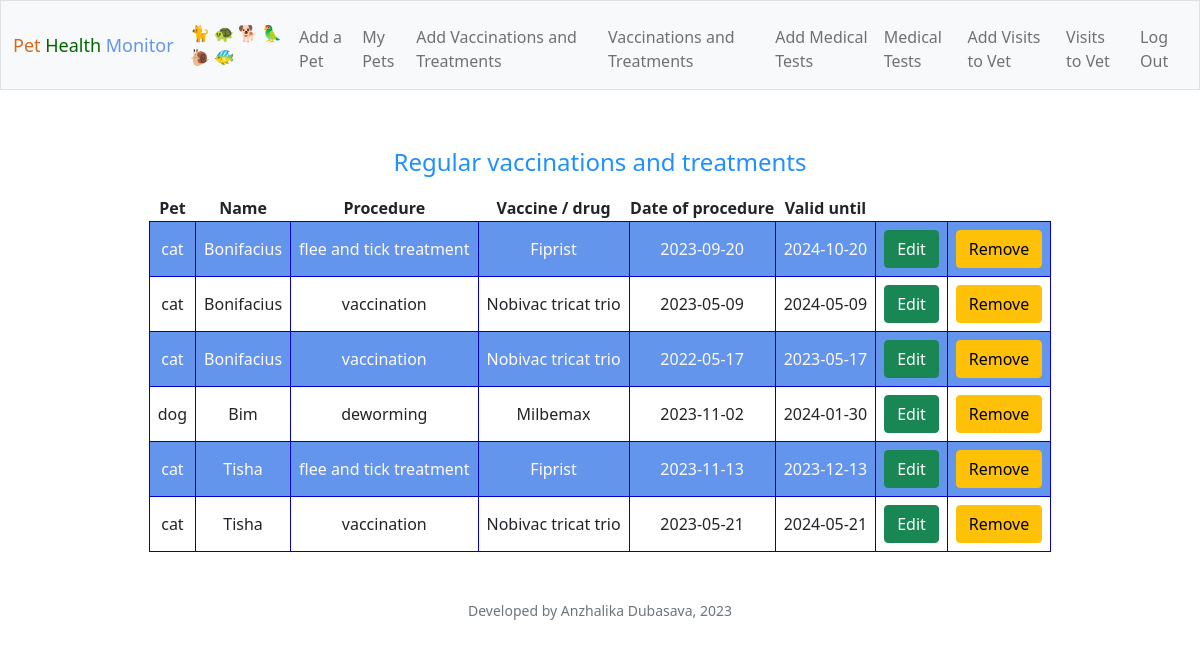
Screenshot of /treat (signed in) with the database file from the repository.
### tables this page shows
CREATE TABLE treatments (user_id INTEGER, pet_id INTEGER, id INTEGER PRIMARY KEY AUTOINCREMENT NOT NULL,  procedure TEXT NOT NULL, drug TEXT NOT NULL, date_of_procedure DATE, valid_until DATE, FOREIGN KEY(user_id) REFERENCES users(id), FOREIGN KEY(pet_id) REFERENCES pets(pet_id));

CREATE TABLE pets (user_id INTEGER, pet_id INTEGER PRIMARY KEY AUTOINCREMENT NOT NULL, type TEXT NOT NULL, name TEXT NOT NULL, date_of_birth DATE, FOREIGN KEY(user_id) REFERENCES users(id));

### app.py (the view)
@app.route("/treat", methods=["GET", "POST"])
@login_required
def treat():
    treatments = db.execute(
        "SELECT * FROM treatments WHERE user_id = ?",
        session["user_id"],
    )
    if len(treatments) < 1:
        info = "No treatments yet! Start from adding a treatment!"
        return render_template("add_treat.html", info=info)
    pets = db.execute(
        "SELECT pets.user_id AS user_id, pets.pet_id AS pet_id, pets.type AS type, pets.name AS name, treatments.id AS treatment_id, procedure, drug, date_of_procedure, valid_until FROM pets JOIN treatments on treatments.pet_id = pets.pet_id WHERE pets.user_id = ? ORDER BY pets.pet_id ASC, date_of_procedure DESC",
        session["user_id"],
    )
    if request.method == "POST":
        return render_template("treat.html", pets=pets)
    return render_template("treat.html", pets=pets)

### app.py (called while the page is built)
@app.after_request
def after_request(response):
    response.headers["Cache-Control"] = "no-cache, no-store, must-revalidate"
    response.headers["Expires"] = 0
    response.headers["Pragma"] = "no-cache"
    return response

### helpers.py (called while the page is built)
def login_required(f):
    @wraps(f)
    def decorated_function(*args, **kwargs):
        if session.get("user_id") is None:
            return redirect("/login")
        return f(*args, **kwargs)
    return decorated_function

### templates/treat.html (shortened to what this page needs)
{% extends "layout.html" %}
{% block main %}
    <h4>Regular vaccinations and treatments</h4>
   <table>
    <thead>
        <tr>
            <th>Pet</th>
            <th>Name</th>
            <th>Procedure</th>
            <th>Vaccine / drug</th>
            <th>Date of procedure</th>
            <th>Valid until</th>
        </tr>
    </thead>
    <tbody>
        {% for pet in pets %}
        <tr id="abc">
            <td>{{ pet.type }}</td>
            <td>{{ pet.name }}</td>
            <td>{{ pet.procedure }}</td>
            <td>{{ pet.drug }}</td>
            <td>{{ pet.date_of_procedure }}</td>
            <td>{{ pet.valid_until }}</td>
            <td>
                <form action="/edit_treat" method="post">
                    <button class="btn btn-success" type="submit">Edit</button>
                </form>
            </td>
            <td>
                <form action="/remove_treat" method="post" onsubmit="return confirm('Are you sure you wish to delete? You can\'t undo this action!');">
                    <button class="btn btn-warning" type="submit">Remove</button>
                </form>
            </td>
        </tr>
        {% endfor %}
    </tbody>
</table>
{% endblock %}

### static/style.css (style rules this page uses)
table { margin: auto; white-space: nowrap; }
td { border: 0.5px solid #0000CD; padding: 8px; }
h4 { padding: 10px; color: #1E90FF; }
#abc:nth-child(odd) { background-color : #6495ED; color: #FFFAFA; border: 0.5px solid #6495ED; }
#abc:nth-child(even) { border: 0.5px solid #6495ED; }

### rows the page displays
treatments: type "cat", name "Bonifacius", procedure "flee and tick treatment", drug "Fiprist", date_of_procedure "2023-09-20", valid_until "2024-10-20"
treatments: type "cat", name "Bonifacius", procedure "vaccination", drug "Nobivac tricat trio", date_of_procedure "2023-05-09", valid_until "2024-05-09"
treatments: type "cat", name "Bonifacius", procedure "vaccination", drug "Nobivac tricat trio", date_of_procedure "2022-05-17", valid_until "2023-05-17"
treatments: type "dog", name "Bim", procedure "deworming", drug "Milbemax", date_of_procedure "2023-11-02", valid_until "2024-01-30"
treatments: type "cat", name "Tisha", procedure "flee and tick treatment", drug "Fiprist", date_of_procedure "2023-11-13", valid_until "2023-12-13"
treatments: type "cat", name "Tisha", procedure "vaccination", drug "Nobivac tricat trio", date_of_procedure "2023-05-21", valid_until "2024-05-21"
